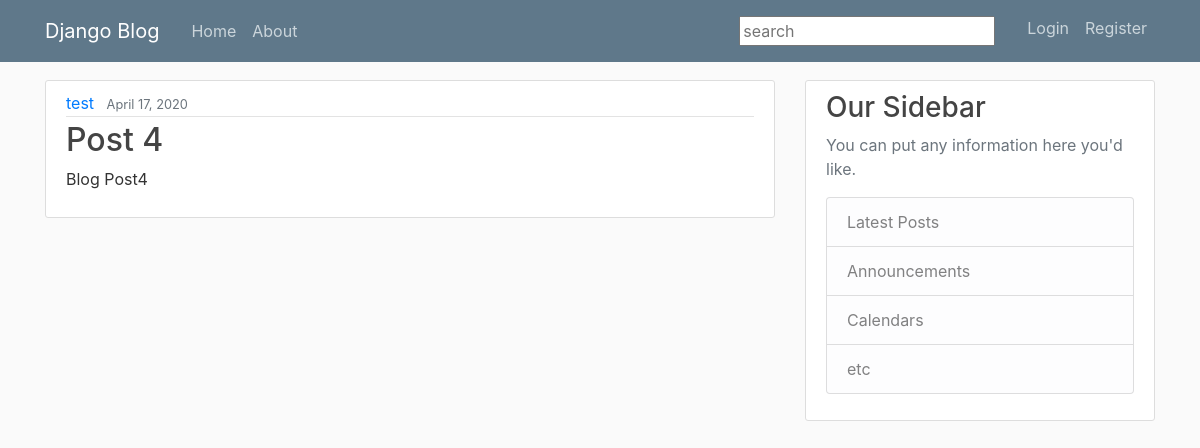
/blog/post/3/, run on the app's committed database.
### blog/models.py (models this page shows, shortened)
class Post(models.Model):
    title=models.CharField(max_length=100)
    content=models.TextField()
    date_posted=models.DateTimeField(default=timezone.now)
    author=models.ForeignKey(User,on_delete=models.CASCADE)

### blog/views.py (the view)
# urls.py: path('post/<int:pk>/',PostDetailView.as_view(),name='blog-detail'),
class PostDetailView(DetailView): #default object name is object
    model=Post

### blog/templates/blog/post_detail.html (shortened to what this page needs)
{%  extends "blog/base.html" %}
{% block content %}
       <article class="media content-section">
           <div class="media-body">
           <div class="article-metadata">
               <a class="mr-2" href="{% url 'user-post' object.author.username %}">{{ object.author }}</a>
               <small class="text-muted">{{ object.date_posted|date:"F d, Y" }}</small>
           </div>
           <h2><a class="article-title" href="{%url 'blog-detail' object.id%}">{{ object.title }}</a></h2>
           <p class="article-content">{{ object.content }}</p>
           </div>
       </article>
{% endblock content %}

### blog/static/blog/main.css (style rules this page uses)
body { background: #fafafa; color: #333333; margin-top: 5rem; }
h1, h2, h3, h4, h5, h6 { color: #444444; }
.content-section { background: #ffffff; padding: 10px 20px; border: 1px solid #dddddd; border-radius: 3px; margin-bottom: 20px; }
.article-title { color: #444444; }
.article-content { white-space: pre-line; }
.article-metadata { padding-bottom: 1px; margin-bottom: 4px; border-bottom: 1px solid #e3e3e3 }

### data on the page
Post: author "test", date_posted "April 17, 2020", title "Post 4", content "Blog Post4"
